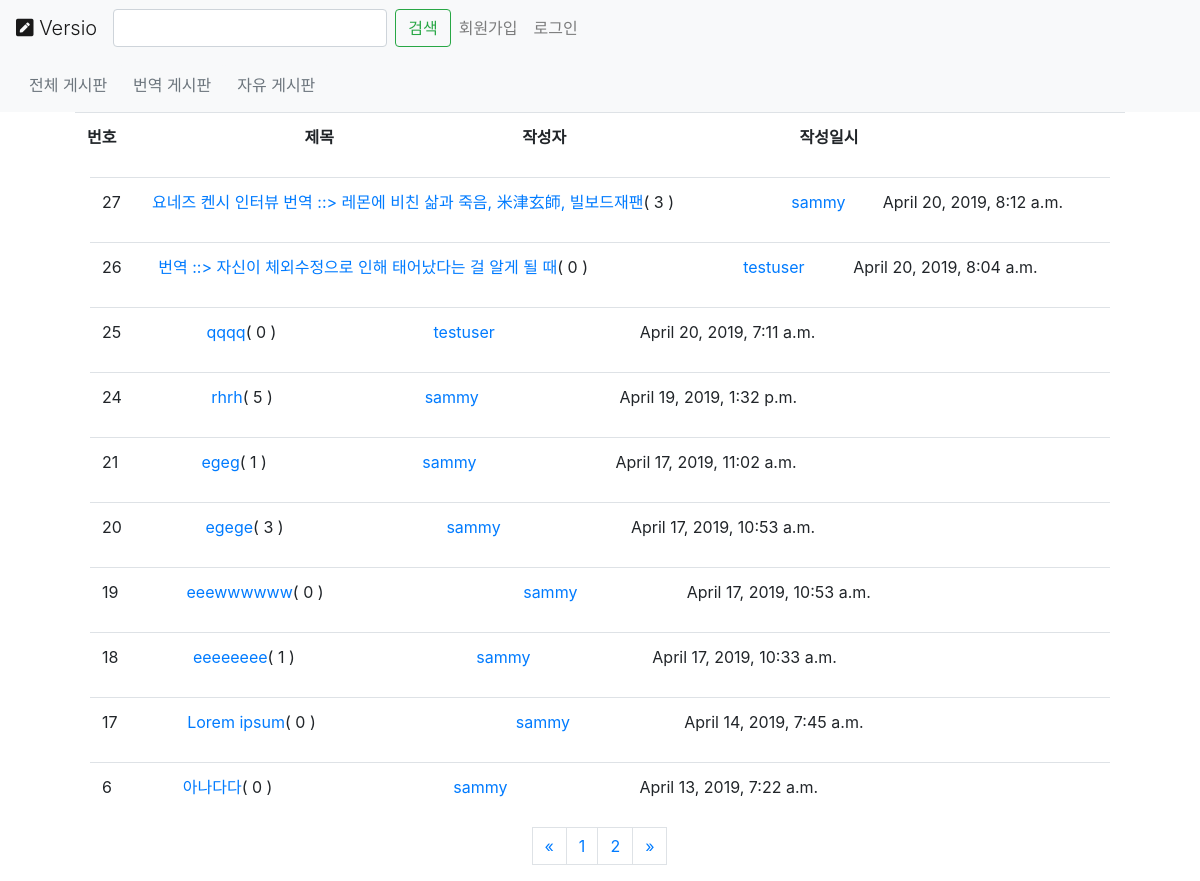
/posts/, run on an earlier commit of the app's database.
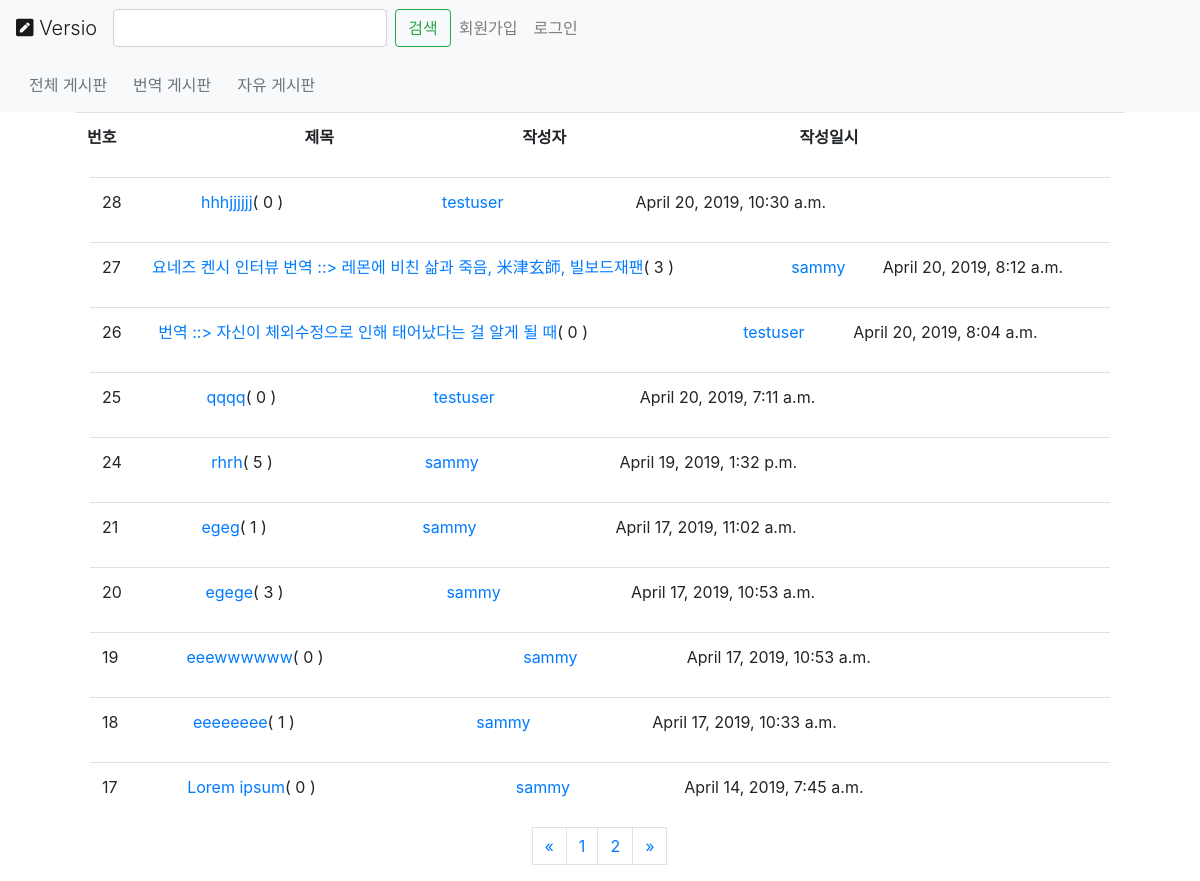
And on a later commit of the database.
### posts/models.py (models this page shows, shortened)
class Post(models.Model, HitCountMixin):
    user = models.ForeignKey(User, on_delete=models.CASCADE, related_name="posts")
    created_at = models.DateTimeField(auto_now=True)
    text = RichTextField()
    title = models.CharField(max_length=100)
    link = models.URLField()
    class Meta:
        ordering = ["-created_at"]
        unique_together = ["title"]

### posts/views.py (the view)
# urls.py: path('', views.PostList.as_view(), name="all"),
class PostList(generic.ListView):
    model = Post
    paginate_by = 10
    queryset = Post.objects.all()

### posts/templates/posts/post_list.html
{% extends "posts/post_base.html" %}
{% block post_content %}
<div class="col-lg">
	<div class="table-responsive">
		<table class="table">
		<thaed>
			<tr>
			<th scope="col">번호</th>
			<th scope="col">제목</th>
			<th scope="col">작성자</th>
			<th scope="col">작성일시</th>
			</tr>
		</thaed>
		</table>
	</div>
	{% for post in post_list %}
        {% include "posts/_post.html" %}
	{% endfor %}
	{% if is_paginated %}
  	<ul class="pagination justify-content-center">
    {% if page_obj.has_previous %}
      <li><a class="page-link" href="?page={{ page_obj.previous_page_number }}">&laquo;</a></li>
    {% else %}
      <li class="page-link disabled"><span>&laquo;</span></li>
    {% endif %}
    {% for i in paginator.page_range %}
      {% if page_obj.number == i %}
        <li class="active page-link"><span>{{ i }}<span class="sr-only">(current)</span></span></li>
      {% else %}
        <li ><a class="page-link" href="?page={{ i }}">{{ i }}</a></li>
      {% endif %}
    {% endfor %}
    {% if page_obj.has_next %}
      <li><a class="page-link" href="?page={{ page_obj.next_page_number }}">&raquo;</a></li>
    {% else %}
      <li class="page-link disabled"><span>&raquo;</span></li>
    {% endif %}
  	</ul>
	{% endif %}
</div>
{% endblock %}

### posts/templates/posts/post_base.html (shortened to what this page needs)
{% extends "base.html" %}
{% block body_block %}
<div class="posts-page">
    <div class="container">
        {% block post_content %}{% endblock %}
    </div>
{% endblock %}

### templates/base.html (shortened to what this page needs)
<!DOCTYPE html>
<html>
    <head>
        <link rel="stylesheet" href="https://stackpath.bootstrapcdn.com/bootstrap/4.3.1/css/bootstrap.min.css"
>
        <link rel="stylesheet" href="https://use.fontawesome.com/releases/v5.8.1/css/all.css">
    </head>
    <body>
        <nav class="navbar navbar-expand-lg navbar-light bg-light">
            <a class="navbar-brand display-4" href="{% url 'index'%}"><i class="fas fa-pen-square fa-xm"></i> Versio</a>
                <div class="collapse navbar-collapse " id="Nav_base">
                    <div class="navbar-nav">
                        <form class="form-inline">
                            <input class="form-control mr-sm-2" type="search" aria-label="Search">
                            <button class="btn btn-outline-success my-2 my-sm-0" type="submit">검색</button>
                        </form>
                    {% if user.is_authenticated %}
                        <a class="nav-item nav-link" href="{% url 'accounts:profile' %}"><i class="fas fa-user-circle fa-lg"></i></a>
                        <a class="nav-item nav-link" href="#"><i class="fas fa-bell fa-lg"></i></a>
                        <a class="nav-item nav-link" href="{% url 'accounts:logout' %}">로그아웃</a>
                        <a class="nav-item nav-link" href="{% url 'posts:create' %}">글쓰기</a>
                    {% else %}
                        <a class="nav-item nav-link" href="{% url 'accounts:register' %}">회원가입</a>
                        <a class="nav-item nav-link" href="{% url 'accounts:login' %}">로그인</a>
                    {% endif %}
                    </div>
                </div>
        </nav>
        <nav class="navbar navbar-light bg-light">
            <form class="form-inline ">
                <button class="btn btn-light" type="button"><a href="{% url 'posts:all' %}"><span class="text-muted align-middle">전체 게시판</span></a></button>
                <button class="btn btn-light" type="button"><a href="{% url 'posts:translation' %}"><span class="text-muted align-middle">번역 게시판</span></a></button>
                <button class="btn btn-light" type="button"><a href="{% url 'posts:free_speech' %}"><span class="text-muted align-middle">자유 게시판</span></a></button>
            </form>
        </nav>
        <div class="container">
            {% block body_block %}
            {% endblock %}
        </div>
    </body>
</html>

### posts/templates/posts/_post.html
<div class="table-responsive col-lg">
    <table class="table">
    <tbody>
        <tr scope="row">
          <td>{{post.id}}</td>
          <td ><a href="{% url 'posts:single' username=post.user.username pk=post.pk %}">{{post.title}}</a>( {{post.comments.count}} )</td>
          <td ><a href="{% url 'posts:for_user' username=post.user.username %}">{{post.user.username}}</a></td>
          <td>{{ post.created_at }}</td>
        </tr>
    </tbody>
    </table>
</div>

What changed in the data, as far as the page shows it:
no longer on this page (row unchanged): Post: id "6", title "아나다다", comments.count "0", user.username "sammy", created_at "April 13, 2019, 7:22 a.m."
added Post: id "28", title "hhhjjjjjj", comments.count "0", user.username "testuser", created_at "April 20, 2019, 10:30 a.m."
